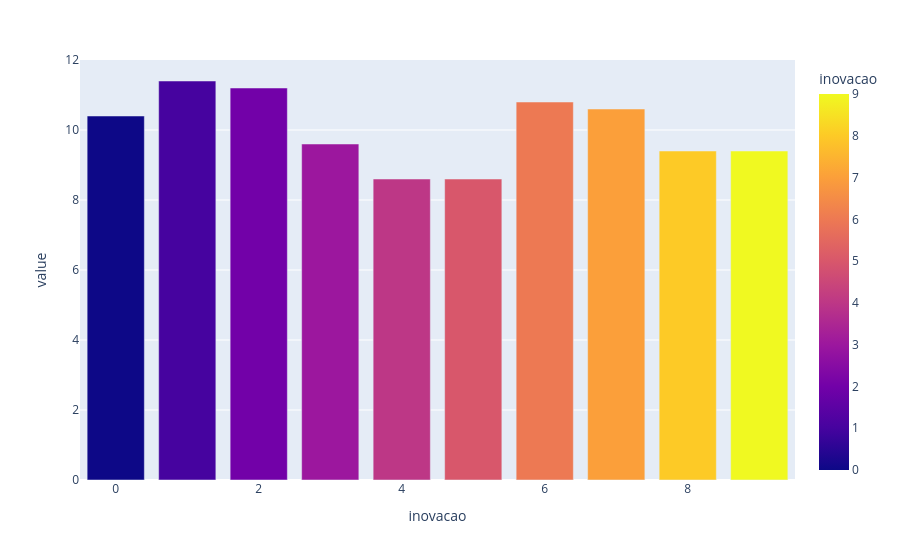

The notebook cell this image was saved under:
### Code cell
# Distribuição da Variável Inovação
percentual_inovacao = df_segmento.value_counts('inovacao') / len(df_segmento) * 100
px.bar(percentual_inovacao, color=percentual_inovacao.index)

### Figure 1 — Plotly figure (JSON) as saved in the notebook; plotly's stock layout.template omitted (floating-point values rounded to 4 significant figures)
{"data": [{"hovertemplate": "inovacao=%{marker.color}<br>value=%{y}<extra></extra>", "legendgroup": "", "marker": {"color": [1, 2, 6, 7, 0, 3, 8, 9, 4, 5], "coloraxis": "coloraxis", "pattern": {"shape": ""}}, "name": "", "orientation": "v", "showlegend": false, "textposition": "auto", "type": "bar", "x": [1, 2, 6, 7, 0, 3, 8, 9, 4, 5], "xaxis": "x", "y": [11.4, 11.2, 10.8, 10.6, 10.4, 9.6, 9.4, 9.4, 8.6, 8.6], "yaxis": "y"}], "layout": {"barmode": "relative", "coloraxis": {"colorbar": {"title": {"text": "inovacao"}}, "colorscale": [[0, "#0d0887"], [0.1111, "#46039f"], [0.2222, "#7201a8"], [0.3333, "#9c179e"], [0.4444, "#bd3786"], [0.5556, "#d8576b"], [0.6667, "#ed7953"], [0.7778, "#fb9f3a"], [0.8889, "#fdca26"], [1, "#f0f921"]]}, "legend": {"tracegroupgap": 0}, "margin": {"t": 60}, "xaxis": {"anchor": "y", "domain": [0, 1], "title": {"text": "inovacao"}}, "yaxis": {"anchor": "x", "domain": [0, 1], "title": {"text": "value"}}}}
